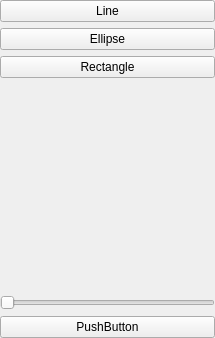
<?xml version="1.0" encoding="UTF-8"?>
<ui version="4.0">
 <class>MainWindow</class>
 <widget class="QMainWindow" name="MainWindow">
  <property name="geometry">
   <rect>
    <x>0</x>
    <y>0</y>
    <width>215</width>
    <height>338</height>
   </rect>
  </property>
  <property name="windowTitle">
   <string>MainWindow</string>
  </property>
  <widget class="QWidget" name="centralwidget">
   <layout class="QVBoxLayout" name="verticalLayout">
    <property name="leftMargin">
     <number>0</number>
    </property>
    <property name="topMargin">
     <number>0</number>
    </property>
    <property name="rightMargin">
     <number>0</number>
    </property>
    <property name="bottomMargin">
     <number>0</number>
    </property>
    <item>
     <layout class="QVBoxLayout" name="verticalLayout_2">
      <item>
       <layout class="QVBoxLayout" name="verticalLayout_3">
        <item>
         <widget class="QPushButton" name="line_btn">
          <property name="text">
           <string>Line</string>
          </property>
          <property name="checkable">
           <bool>false</bool>
          </property>
         </widget>
        </item>
        <item>
         <widget class="QPushButton" name="ellipse_btn">
          <property name="text">
           <string>Ellipse</string>
          </property>
         </widget>
        </item>
        <item>
         <widget class="QPushButton" name="rectangle_btn">
          <property name="text">
           <string>Rectangle</string>
          </property>
          <property name="checkable">
           <bool>false</bool>
          </property>
         </widget>
        </item>
        <item>
         <spacer name="verticalSpacer">
          <property name="orientation">
           <enum>Qt::Vertical</enum>
          </property>
          <property name="sizeHint" stdset="0">
           <size>
            <width>20</width>
            <height>40</height>
           </size>
          </property>
         </spacer>
        </item>
        <item>
         <layout class="QVBoxLayout" name="verticalLayout_4">
          <item>
           <widget class="QSlider" name="horizontalSlider">
            <property name="orientation">
             <enum>Qt::Horizontal</enum>
            </property>
           </widget>
          </item>
          <item>
           <widget class="QPushButton" name="pushButton">
            <property name="text">
             <string>PushButton</string>
            </property>
           </widget>
          </item>
         </layout>
        </item>
       </layout>
      </item>
     </layout>
    </item>
   </layout>
  </widget>
 </widget>
 <resources/>
 <connections/>
</ui>
